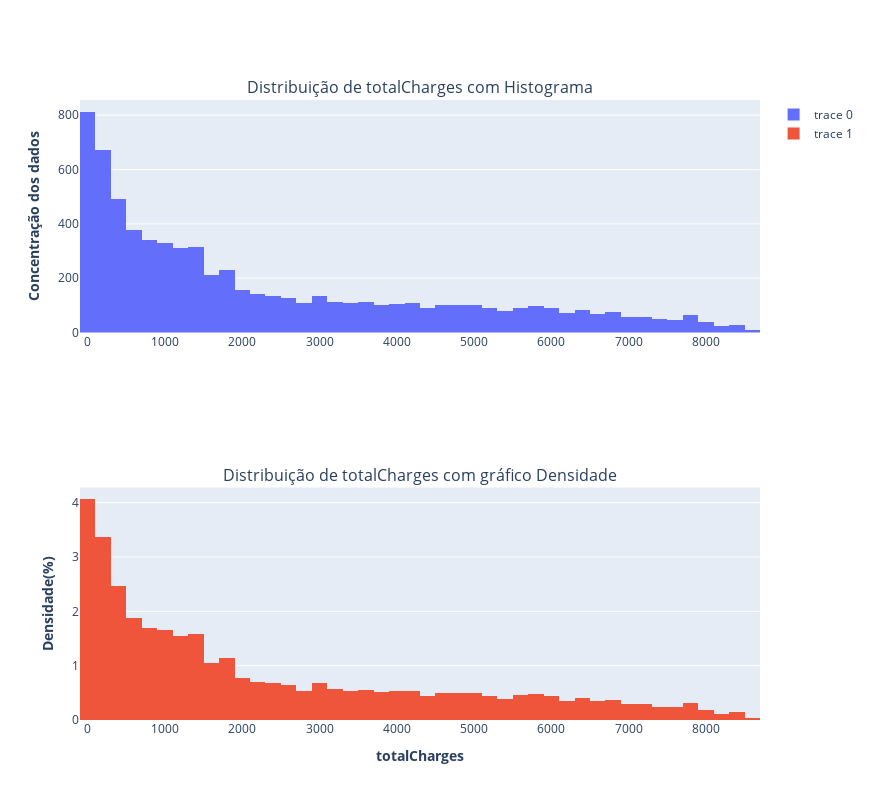

Write notebook code for a chart like this one.
### Code cell
# Plotando o gráfico de Cobrança total (totalCharges)
plot_histogram(df['totalCharges'])

printmd("**Distribuição em forma de J-shaped**")

### Figure 1 — Plotly figure (JSON) as saved in the notebook; plotly's stock layout.template omitted (floating-point values rounded to 4 significant figures; data arrays with more than 128 entries replaced by an {"elided": "..."} marker saying what was removed)
{"data": [{"hoverinfo": "x+y", "type": "histogram", "x": {"elided": "7043 float values"}, "xaxis": "x", "yaxis": "y"}, {"histnorm": "density", "hoverinfo": "x+y", "type": "histogram", "x": {"elided": "7043 float values"}, "xaxis": "x2", "yaxis": "y2"}], "layout": {"annotations": [{"font": {"size": 16}, "showarrow": false, "text": "Distribuição de totalCharges com Histograma", "x": 0.5, "xanchor": "center", "xref": "paper", "y": 1, "yanchor": "bottom", "yref": "paper"}, {"font": {"size": 16}, "showarrow": false, "text": "Distribuição de totalCharges com gráfico Densidade", "x": 0.5, "xanchor": "center", "xref": "paper", "y": 0.375, "yanchor": "bottom", "yref": "paper"}], "height": 800, "hovermode": "closest", "width": 870, "xaxis": {"anchor": "y", "domain": [0, 1]}, "xaxis2": {"anchor": "y2", "domain": [0, 1], "title": {"text": "<b>totalCharges</b>"}}, "yaxis": {"anchor": "x", "domain": [0.625, 1], "title": {"text": "<b>Concentração dos dados</b>"}}, "yaxis2": {"anchor": "x2", "domain": [0, 0.375], "title": {"text": "<b>Densidade(%)</b>"}}}}
